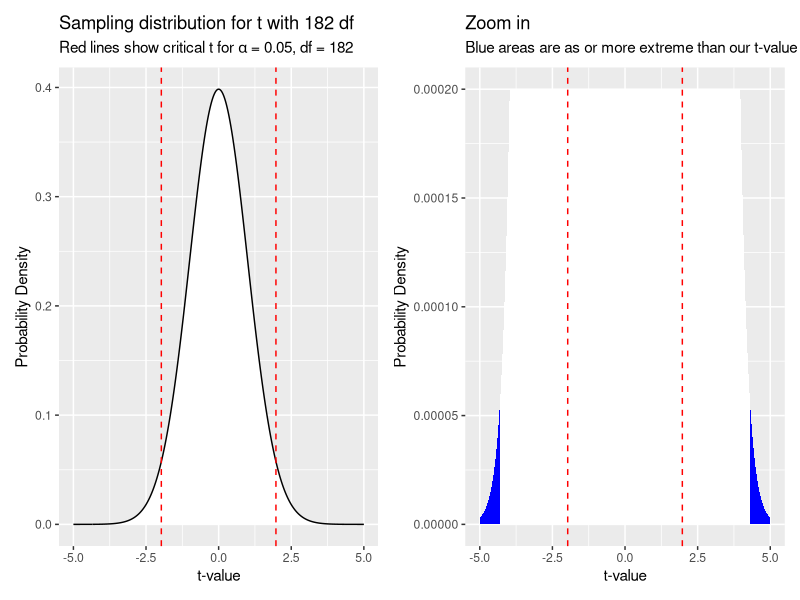

The R source for this figure:
library(readr)
library(dplyr)
library(ggplot2)
library(patchwork)  # For combining multiple plots

# Set degrees of freedom for the t-distribution
df <- 182

# Generate a tibble of x values and their corresponding t-distribution density values
a <- tibble(x = seq(-5, 5, .001), y = dt(x = x, df = df)) %>% 
  mutate(l = case_when( 
    x > 4.35 ~ "f1",      # Label values greater than the observed t-value as "f1"
    x < -4.35 ~ "f2",     # Label values less than the negative observed t-value as "f2"
    TRUE ~ "a"            # All other values are labeled as "a"
  )) %>%
  # Create a plot showing the t-distribution and highlight the areas more extreme than the observed t-value
  ggplot(aes(x = x, y = y, fill = l)) +
  geom_area(color = "black") +  # Fill the area under the curve, outlining with black
  scale_fill_manual(values = c("white", "blue", "blue")) +  # White for the non-extreme areas, blue for the extreme ones
  theme(legend.position = "none") +  # Remove the legend
  geom_vline(xintercept = c(-1, 1) * qt(p = 0.025, df = df), color = "red", lty = 2) +  # Red dashed lines for critical t-values at alpha = 0.05
  labs(x = "t-value", y = "Probability Density", 
       title = "Sampling distribution for t with 182 df", 
       subtitle = expression(paste("Red lines show critical t for ", alpha, " = 0.05, df = 182")))

# Zoom in on a smaller area of the t-distribution for better visualization
b <- tibble(x = seq(-5, 5, .0002), y = dt(x = x, df = df)) %>% 
  mutate(l = case_when(
    x > 4.3 ~ "f1",      # Label values more extreme than 4.3 as "f1"
    x < -4.3 ~ "f2",     # Label values less extreme than -4.3 as "f2"
    TRUE ~ "a"           # All other values are labeled as "a"
  )) %>%
  ggplot(aes(x = x, y = y, fill = l)) +
  geom_area(color = NA) +  # No outline for the area under the curve in the zoomed plot
  scale_fill_manual(values = c("white", "blue", "blue")) +  # White for non-extreme areas, blue for extreme ones
  theme(legend.position = "none") +  # Remove the legend
  geom_vline(xintercept = c(-1, 1) * qt(p = 0.025, df = df), color = "red", lty = 2) +  # Red dashed lines for critical t-values
  labs(x = "t-value", y = "Probability Density", title = "Zoom in", 
       subtitle = "Blue areas are as or more extreme than our t-value") +
  ylim(c(0, .0002))  # Set the y-axis limits for the zoomed plot

a+b
